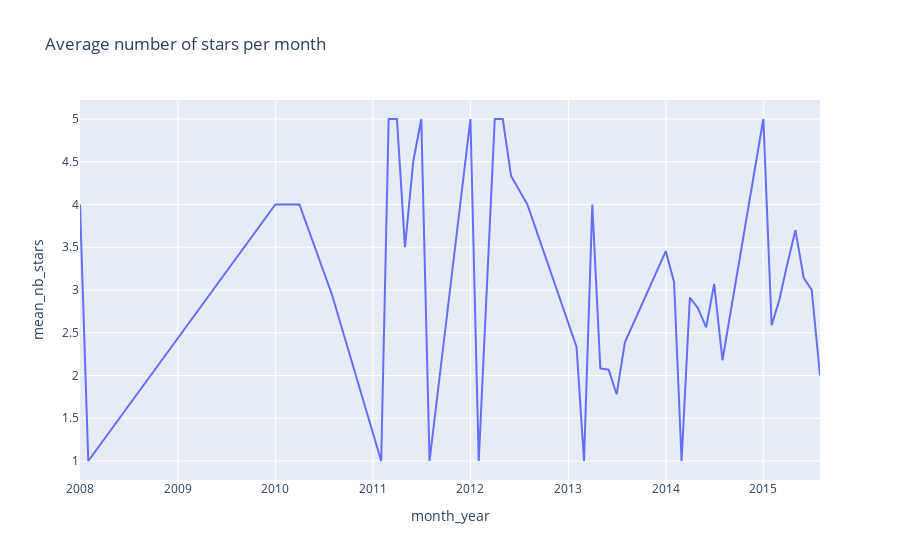

Source (notebook cell):
### Code cell
px.line(df_mean, x= df_mean.index, y='mean_nb_stars', title='Average number of stars per month')
# px.line(df_len, title='Average number of comments per month')

### Figure 1 — Plotly figure (JSON) as saved in the notebook; plotly's stock layout.template omitted (floating-point values rounded to 4 significant figures)
{"data": [{"hovertemplate": "month_year=%{x}<br>mean_nb_stars=%{y}<extra></extra>", "legendgroup": "", "line": {"color": "#636efa", "dash": "solid"}, "marker": {"symbol": "circle"}, "mode": "lines", "name": "", "orientation": "v", "showlegend": false, "type": "scatter", "x": ["2008-01", "2008-02", "2010-01", "2010-04", "2010-08", "2011-02", "2011-03", "2011-04", "2011-05", "2011-06", "2011-07", "2011-08", "2012-01", "2012-02", "2012-04", "2012-05", "2012-06", "2012-08", "2013-02", "2013-03", "2013-04", "2013-05", "2013-06", "2013-07", "2013-08", "2014-01", "2014-02", "2014-03", "2014-04", "2014-05", "2014-06", "2014-07", "2014-08", "2015-01", "2015-02", "2015-03", "2015-04", "2015-05", "2015-06", "2015-07", "2015-08"], "xaxis": "x", "y": [4, 1, 4, 4, 2.944, 1, 5, 5, 3.5, 4.5, 5, 1, 5, 1, 5, 5, 4.333, 4, 2.333, 1, 4, 2.083, 2.068, 1.78, 2.389, 3.455, 3.091, 1, 2.911, 2.791, 2.562, 3.071, 2.179, 5, 2.588, 2.875, 3.308, 3.7, 3.143, 3, 2], "yaxis": "y"}], "layout": {"legend": {"tracegroupgap": 0}, "title": {"text": "Average number of stars per month"}, "xaxis": {"anchor": "y", "domain": [0, 1], "title": {"text": "month_year"}}, "yaxis": {"anchor": "x", "domain": [0, 1], "title": {"text": "mean_nb_stars"}}}}
